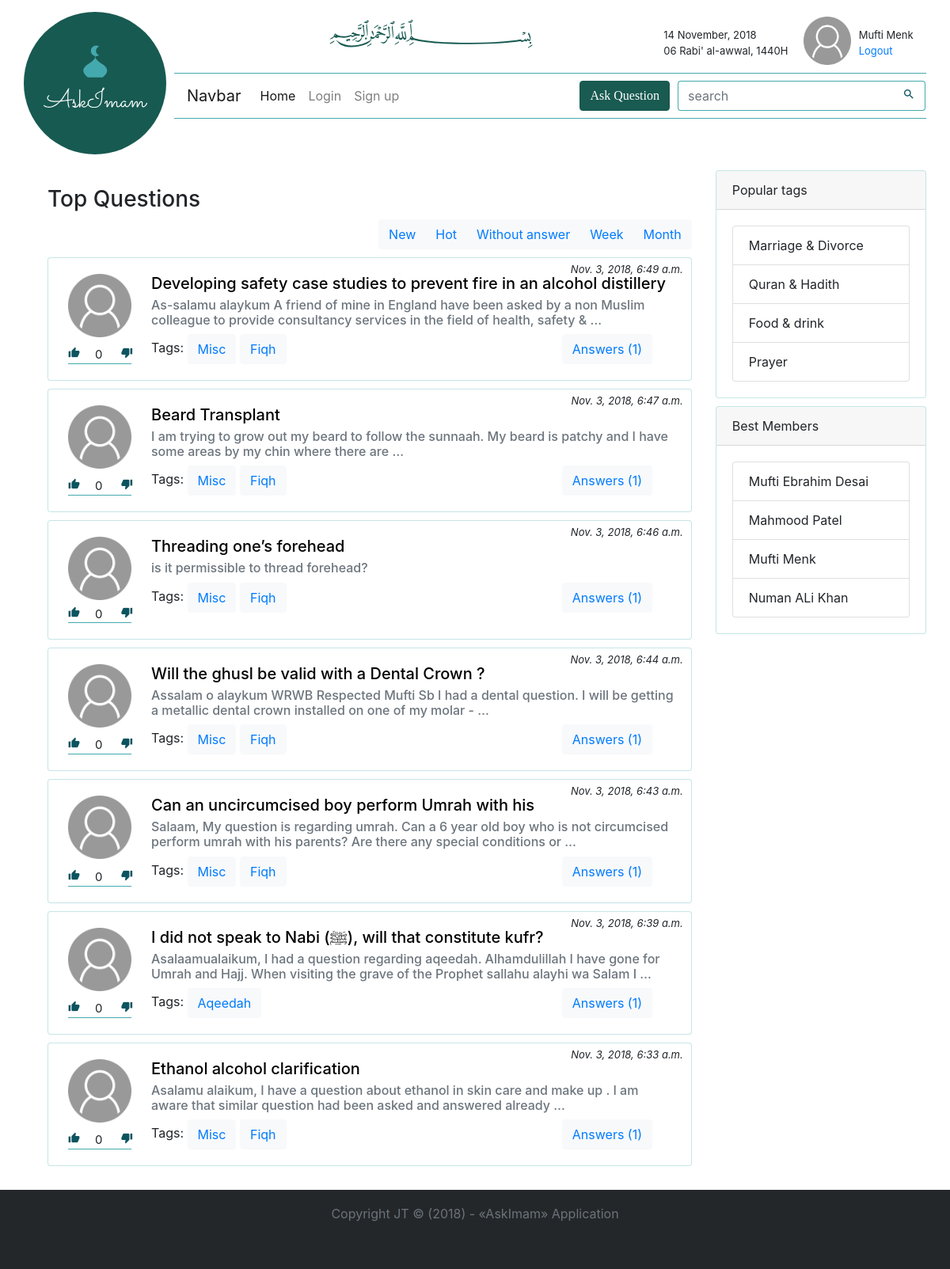
The app's page /, older data.
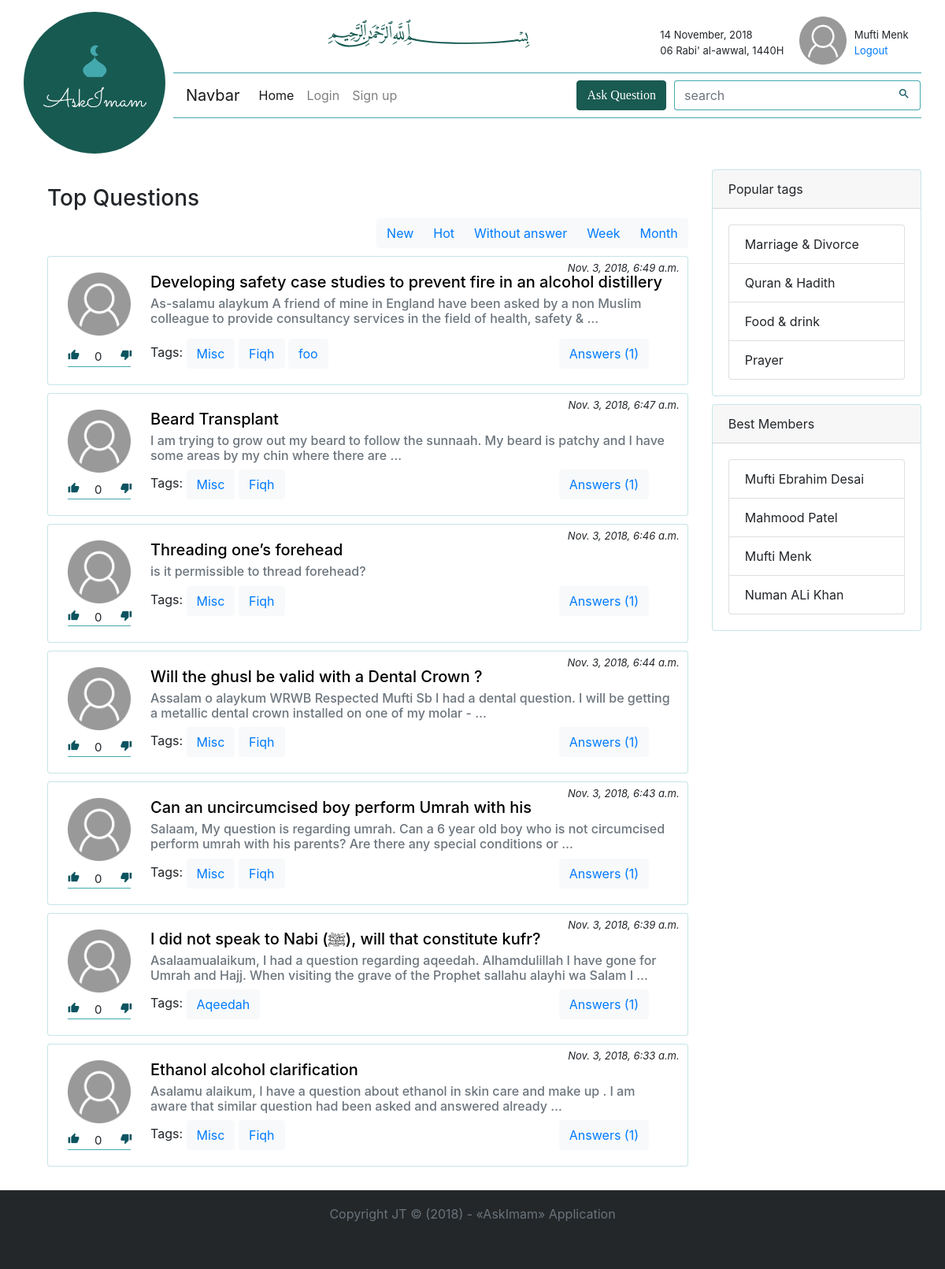
The same page, newer data.
### questions/models.py (models this page shows, shortened)
class Question(models.Model):
    title = models.CharField(max_length=128)
    text = HTMLField()
    created_at = models.DateTimeField(auto_now_add=True)
    author = models.ForeignKey(User, on_delete=models.CASCADE)
    answer_count = models.DecimalField(max_digits=3, decimal_places=0, default=0)
    votes = GenericRelation(Vote, related_query_name='questions')
    rate = models.IntegerField(default=0)
    tags = models.ManyToManyField(to='Tag', related_name='questions')
    objects = QuestionsManager()
    bulk_objects = BulkUpdateManager()

class Tag(models.Model):
    text = models.SlugField(unique=True)

### questions/views.py (the view)
# urls.py: path('',              views.list_questions, name="index"),
def list_questions(request, filter=None):
    if filter is not None:
        if filter == 'news':
            questions = Question.objects.news()
        elif filter == 'hot':
            questions = Question.objects.hot()
        elif filter == 'no_answer':
            questions = Question.objects.no_answer()
        elif filter == 'week':
            questions = Question.objects.week()
        elif filter == 'month':
            questions = Question.objects.month()
        else:
            questions = Question.objects.by_tag(filter)
    else:
        questions = Question.objects.news()
    questions = pager(request, questions)
    return render(request, "list_questions.html", {
        'questions': questions
    })

### questions/managers.py (called while the page is built)
    def news(self):
        return self.all().order_by('-created_at')

### questions/views.py (called while the page is built)
def pager(request, iterable):
    paginator = Paginator(iterable, 10)
    page = 1
    if 'page' in request.GET:
        _page = request.GET['page']
        if _page:
            page = _page
    return paginator.get_page(page)

### templates/list_questions.html (shortened to what this page needs)
{% extends "base.html"%}
{% load static %}
{%block content%}
    <h3>Top Questions</h3>
    <div class="btn-group justify-content-end question-sorts" role="group" aria-label="Question types">
        <button class="btn btn-light" data-toggle="tooltip" data-placement="bottom"
                title="The newest questions">
          <a href="/news">New</a>
        </button>
        <button class="btn btn-light" data-toggle="tooltip" data-placement="bottom"
                title="Questions with the most votes and answers over the last few days">
          <a href="/hot">Hot</a>
        </button>
        <button class="btn btn-light" data-toggle="tooltip" data-placement="bottom"
                title="Questions without answers">
          <a href="/no_answer">Without answer</a>
        </button>
        <button class="btn btn-light" data-toggle="tooltip" data-placement="bottom"
                title="Questions with the most votes and answers over this week">
          <a href="/week">Week</a>
        </button>
        <button class="btn btn-light" data-toggle="tooltip" data-placement="bottom"
                title="Questions with the most votes and answers over this month">
          <a href="/month">Month</a>
        </button>
    </div>
    {% for question in questions %}
        <div class="card">
          <div class="card-body">
              <div class="row">
                  {% include 'inc/avatar_block.html' with rate=question.rate %}
                  <div class="col">
                      <span class="question-created-time">
                          <i>{{ question.created_at }}</i>
                      </span>
                      <h5 class="card-title">
                          <a class="a-simple" href="{% url 'question' question.pk %}">{{ question.title }}</a>
                      </h5>
                      <h6 class="card-subtitle mb-2 text-muted">
                          {{ question.text | truncatewords_html:27 | safe | escape }}
                      </h6>
                      <div class="row">
                          <div class="col-9">
                              {% include 'inc/tags_block.html' %}
                          </div>
                          <div class="col-3">
                              <button class="btn btn-light">
                                  <a href="#">Answers ({{ question.answer_count }})</a>
                              </button>
                          </div>
                      </div>
                  </div>
              </div>
          </div>
        </div>
    {% endfor %}
{%endblock%}

### templates/base.html (shortened to what this page needs)
{% load static %}
<!doctype html>
<html lang="en">
  <head>
      <link rel="stylesheet" href="{% static 'css/bootstrap.min.css' %}">
      <link rel="stylesheet" href="{% static 'css/main.css' %}">
      <link rel="stylesheet" href="{% static 'css/icons.css' %}">
  </head>
  <body>
     <div class="gb__main-wrapper">
         <header class="container header">
             <div class="row">
                 <div class="header-icon">
                     <div class="css-1k8tu3j css-1ivoip3 css-r2jepm css-1cqgl9p">
                        <div style="transform: scale(0.43);">
                            <a href="/">
                                <img src="{% static 'img/askimam.svg'%}" id="icon" alt="AskImam"/>
                            </a>
                        </div>
                    </div>
                 </div>
                 <div class="col">
                    <div class="row border-bottom">
                        <div class="col-8 row align-items-center">
                            <div style="transform: scale(0.43);">
                                <img src="{% static 'img/basmala.svg'%}" id="icon" alt="AskImam"/>
                            </div>
                        </div>
                        <div class="col-4 no-padding-right">
                            <div class="date-row d-inline-block">
                                <div id="grigorian" class="current-date"></div>
                                <div id="hijri" class="current-date"></div>
                            </div>
                            <a href="/profile">
                                <img src="{% static '/img/default-avatar.png' %}" class="user-icon">
                            </a>
                            <div class="d-inline-block user-info">
                                <div class="row">Mufti Menk</div>
                                <div class="row">
                                    <a href="#">Logout</a>
                                </div>
                            </div>
                        </div>
                    </div>
                    <div class="row border-bottom menu-row">
                       <nav class="navbar navbar-expand-lg navbar-light">
                           <a class="navbar-brand" href="#">Navbar</a>
                           <div class="collapse navbar-collapse" id="navbarTogglerDemo03">
                               <ul class="navbar-nav mr-auto mt-2 mt-lg-0">
                                   <li class="nav-item active">
                                       <a class="nav-link" href="#">Home <span class="sr-only">(current)</span></a>
                                   </li>
                                   <li class="nav-item">
                                       <a class="nav-link" href="/login">Login</a>
                                   </li>
                                   <li class="nav-item">
                                       <a class="nav-link" href="/signup">Sign up</a>
                                   </li>
                               </ul>
                               <button class="btn btn-secondary ask-btn">
                                   <a href="/ask">
                                       Ask Question
                                   </a>
                               </button>
                               <form class="form-inline my-2 my-lg-0">
                                   <div class="input-group search-div">
                                       <input class="form-control py-2 border-right-0 border" type="search" placeholder="search">
                                       <span class="input-group-append">
                                           <button class="btn btn-outline-secondary border-left-0 border">
                                               <i class="material-icons">search</i>
                                           </button>
                                       </span>
                                   </div>
                               </form>
                           </div>
                       </nav>
                    </div>
                 </div>
             </div>
         </header>
         <div class="container footer-stick row">
            <div class="col-9 margin-top-20">
                {%block content %} {% endblock %}
            </div>
            <div class="col-3 sidebar">
                <div class="card">
                    <div class="card-header">
                        Popular tags
                    </div>
                    <div class="card-body">
                        <ul class="list-group">
                          <li class="list-group-item">Marriage & Divorce</li>
                          <li class="list-group-item">Quran & Hadith</li>
                          <li class="list-group-item">Food & drink</li>
                          <li class="list-group-item">Prayer</li>
                        </ul>
                    </div>
                </div>
                <div class="card">
                    <div class="card-header">
                        Best Members
                    </div>
                    <div class="card-body">
                        <ul class="list-group">
                          <li class="list-group-item">Mufti Ebrahim Desai</li>
                          <li class="list-group-item">Mahmood Patel</li>
                          <li class="list-group-item">Mufti Menk</li>
                          <li class="list-group-item">Numan ALi Khan</li>
                        </ul>
                    </div>
                </div>
            </div>
         </div>
         <footer class="site-footer d-print-none">
             <div class="site-footer__content">
                 <p class="author">Copyright JT © (2018) - «AskImam» Application </p>
             </div>
         </footer>
     </div>
  </body>
</html>

### templates/inc/avatar_block.html
{% load static %}
<div class="question-icons-block">
      <div class="avatar-block text-center">
          <img src="{% static '/img/default-avatar.png' %}" class="question-icon">
      </div>
      <div class="question-votes border-bottom">
          <div class="d-inline-block">
            <i class="material-icons">thumb_up</i>
          </div>
          <div class="votes d-inline-block text-center">
              {{ rate }}
          </div>
          <div class="d-inline-block">
              <i class="material-icons">thumb_down</i>
          </div>
      </div>
  </div>

### templates/inc/tags_block.html
<p class="card-text">
  Tags:
  {% for tag in question.tags.all %}
      <button class="btn btn-light">
          <a href="/{{ tag.text }}">{{ tag.text }}</a>
      </button>
  {% endfor %}
</p>

### public/css/main.css (style rules this page uses)
.css-1ivoip3 { justify-content: center; }
.css-1k8tu3j { align-items: center; }
.css-1cqgl9p { display: flex; }
* { box-sizing: border-box; }
.css-r2jepm { height: 180px; width: 100%; max-width: 180px; background-color: white; position: relative; border-radius: 90px; overflow: hidden; }
.ask-btn { margin-right: 10px; font-family: Madelina; }
.ask-btn a { color: #fff; }
.a-simple, .ask-btn a { text-decoration: none; }
.a-simple { color: #000000; }
#icon { margin-top: -50px; }
.header { margin-top: 15px; }
.header-icon { margin-right: 10px; }
.current-date { font-size: 13px; margin-right: -15px !important; }
.menu-row { display: block !important; }
.date-row { padding-top: 20px; }
.search-div { margin-right: -15px !important; }
.site-footer { background-color: #242729; background-size: auto; color: #6a737c; padding-top: 0; padding-bottom: 0; min-height: 100px; }
.site-footer__content { -webkit-box-orient: vertical; -webkit-box-direction: normal; -ms-flex-direction: column; flex-direction: column; -webkit-box-pack: start; -ms-flex-pack: start; justify-content: flex-start; -webkit-box-align: center; -ms-flex-align: center; align-items: center; padding: 20px 0 0 0; line-height: normal; }
.author { text-align: center; }
.gb__main-wrapper { display: flex; min-height: 100vh; flex-direction: column; }
.footer-stick { flex-grow: 1 !important; margin: 20px auto; }
.footer-stick, .sidebar { padding-right: 0; }
.no-padding-right { padding-right: 0 !important; }
.question-sorts { display: flex; margin-bottom: 10px; }
.question-icons-block { margin-left: 10px; width: 100px; min-height: 100px; max-height: 120px; }
.avatar-block { height: 80%; }
.question-votes { font-size: 15px; height: 20%; width: 80%; padding-bottom: 5px; margin: 0 auto; }
.question-votes div { width: 13%; }
.votes { width: 60% !important; }
.question-created-time { font-size: 13px; position: absolute; top: -15px; right: 5px; }
.question-icon { width: 80%; }
.user-icon { width: 20%; margin-left: 30px; margin-top: -25px; }
.user-info { font-size: 13px; margin-left: 20px; }
.card { margin-bottom: 10px; }
.margin-top-20 { margin-top: 20px; }

Row changes from the older to the newer data that the page shows:
added Tag: text "foo", shown under Question "Developing safety case studies to prevent fire in an alcohol distillery"
